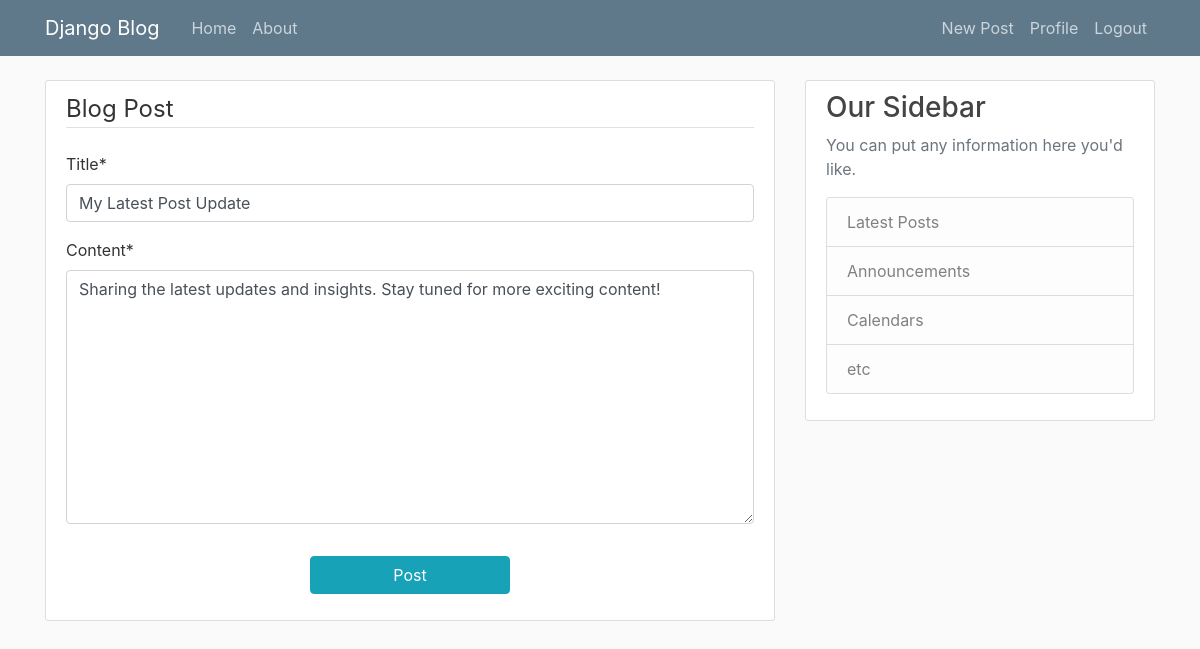
/post/29/update/ (signed in), run on the app's committed database.
### blog/models.py (models this page shows, shortened)
class Post(models.Model):
    title = models.CharField(max_length = 100)
    content = models.TextField()
    date_posted = models.DateTimeField(default = timezone.now)
    author = models.ForeignKey(User, on_delete = models.CASCADE)

### blog/views.py (the view, shortened to what this page needs)
# urls.py: path('post/<int:pk>/update/', PostUpdateView.as_view(), name='post-update'),
class PostUpdateView(LoginRequiredMixin, UserPassesTestMixin, UpdateView):
    model = Post
    fields = ['title', 'content']
    def test_func(self):
        post = self.get_object()
        if self.request.user == post.author:
            return True
        return False

### blog/templates/blog/post_form.html (shortened to what this page needs)
{% extends "blog/base.html" %}
{% load crispy_forms_tags %}
{% load crispy_forms_filters %}
{% block content %}
    <div class="content-section">
        <form method="POST">
            <fieldset class="form-group">
                <legend class="border-bottom mb-4">Blog Post</legend>
                {{ form|crispy }}
            </fieldset>
            <div class="form-group text-center">
                <button class="btn btn-info" type="submit" style="width: 200px;">Post</button>
            </div>
        </form>
    </div>
{% endblock content %}

### blog/static/blog/main.css (style rules this page uses)
body { background: #fafafa; color: #333333; margin-top: 5rem; }
.content-section { background: #ffffff; padding: 10px 20px; border: 1px solid #dddddd; border-radius: 3px; margin-bottom: 20px; }

### data on the page
Post: title "My Latest Post Update", content "Sharing the latest updates and insights. Stay tuned for more exciting content!"
